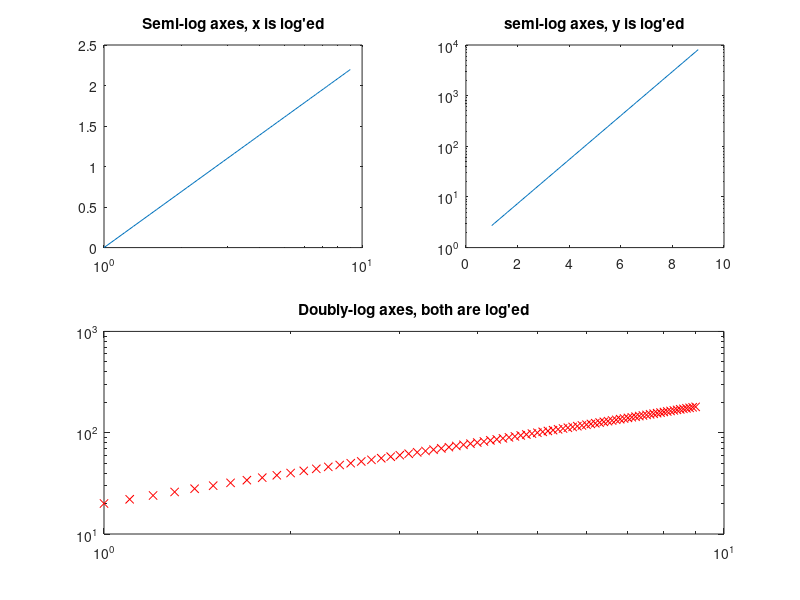

The MATLAB source for this figure: (Note: this script raises an error after producing the figure.)
clear; close all; clc; % close all helps us avoid opening may figure windows from different rounds of running the code
format compact
x=linspace(0,10,200);
y=sin(5*x)
length(x)==length(y)
numel(x)==numel(y) %number of elements
size(x)==size(y) %comparing two vectors
isequal(size(x),size(y))

plot(x,y) %x to the horizontal, and y to the vertical
%axis([-1,11,-1.3,1.3]) %limits of x axis then of y axis
xlim([-1,11]) %same as axis() for the horizontal axis
ylim([-1.3,1.3])

axis square
axis equal %setting both axes to have the same range

%% logarithmic axes in one figure;
clear; close all; clc;
x=linspace(1,9,81)
y1=exp(x);
y2=log(x);
y3=20*x;
subplot(2,2,1);
semilogx(x,y2) %adjusts the horizontal axis to have a logarithmic scale
title("Semi-log axes, x is log'ed")
subplot(2,2,2);
semilogy(x,y1)
title("semi-log axes, y is log'ed")
subplot(2,2,[3,4]);
loglog(x,y3,'rx')
title("Doubly-log axes, both are log'ed")
%plot(x,y3,'rx','MarkerSize', 20)

%% logarithmic axes in one figure;
clear; close all; clc;
x=linspace(1,9,81)
y1=exp(x);
y2=log(x);
y3=20*x;
nexttile;
semilogx(x,y2) %adjusts the horizontal axis to have a logarithmic scale
title("Semi-log axes, x is log'ed")
nexttile;
semilogy(x,y1)
title("semi-log axes, y is log'ed")
nexttile;
loglog(x,y3,'rx')
title("Doubly-log axes, both are log'ed")
%plot(x,y3,'rx','MarkerSize', 20)

%% 3D line plots;
clear; close all; clc;
dphi=pi/100;
N=30;
phi=0:dphi:N*2*pi; % going from 0 qith a step size of dphi upto n*2*pi (one circle)
theta=phi/(2*N)-pi/2; % azimuthal angles (from the south pole)
r=ones(size(phi));

x=r.*cos(theta).*cos(phi); %element wise dot multiplication
y=r.*cos(theta).*sin(phi);
z=r.*sin(theta);

plot3(x,y,z);
axis equal

%% alternatively, using sph2cart:
clear; close all; clc;
dphi=pi/100;
N=30;
phi=0:dphi:N*2*pi; % going from 0 qith a step size of dphi upto n*2*pi (one circle)
theta=phi/(2*N)-pi/2; % azimuthal angles (from the south pole)
r=ones(size(phi));
[X,Y,Z]=sph2cart(phi,theta,r);
plot3(X,Y,Z)

%% line and marker parameters:
clear; close all; clc;
x=linspace(0,2*pi,50);
hold on
plot(x,sin(x), 'r-.*')
plot(x,sin(x),'LineStyle','-.', 'Color', 'red', 'LineWidth',3,...
    'Marker','o','MarkerEdgeColor',[0.2,0.7,0.5],'MarkerFaceColor','g',...
    'MarkerSize',8) % properties and their corresponding values
%another way of doing it
P=plot(x,cos(x));
P.LineWidth=2;
P.Marker='h';
P.MarkerEdgeColor='y';
P.MarkerFaceColor='Magenta';
P.MarkerSize=10;
P.LineStyle=':';
P.Color=[0.8,0.3,0.5];
hold off

%% magic
x=linspace(0,2*pi,50);
colours=['r','g','b'];
P=plot(x,cos(x));
P.LineWidth=3;
while true
    for k=1:3
        P.Color=colours(k);
        P.YData=cos(x+k);
        drawnow
        pause(1);
    end
end

%% 
clear; clc; close all;
a=1.5;
P=[pi/2,pi/3];
sigma=[1.5,2.5];
x=linspace(-2*pi,2*pi,50);
y=linspace(-2*pi,2*pi,50);
[X,Y]=meshgrid (x,y);
Z=a*exp(-(X-P(1)).^2/(2*sigma(1)^2)-(Y-P(2)).^2/(2*sigma(2)^2));
surf(X,Y,Z);
xlabel('X axis');
ylabel('Y axis');
zlabel('Z axis');
title("Two-variable Gaussian function");
S='$A\exp\left(-\frac{(X-X_0)^2)}{2\sigma_x^2}-\frac{(Y-Y_0)^2)}{2\sigma_x^2}\right)$'
legend(S,'Interpreter','latex');
text(4,-4,1.25,'Some text'); %relative to the coordinate system even if you rotate it
annotation('textbox',[0.05,0.9,0.5,0.1],'String','(a)','EdgeColor','none','FitBoxToText','on')

%% interesting plots;
clear; close all; clc;
r=linspace(0,2);
theta=linspace(0,10*pi); % default is a 100
z=r.*exp(1i*theta);
plot(z);

[X,Y]=pol2cart(theta,r);
plot(X,Y);

polar(theta,r) %not recommended in matlab
polarplot(theta,r) %homework, how to modify the numbers on the plot

hist(randi(10,1,7)) %numbers between one and ten
bar(randi(10,1,7))

%% Pie charts:
clear; clc; close all;
Parties=["greens","reds", "blues","whites","yellows"];
Ratio=randi(10000,size(Parties))
pie3(Ratio,Parties);
figure
pie(Ratio,Parties); %2d %another assignment, how to modify the colours
gtext("Majority"); %research on this

%%
clear; close all; clc;
n=figure('Pointer','hand'); %pointer of the figure window has been modified to hand
[x,y,t]=ginput(1) %t mouse button which was used, 1 is left click
plot(x,y,'bh');
xx=x;yy=y;
hold on
xlim([0,1]);
ylim([0,1]);
while t~=3 %right click
    [x,y,t]=ginput(1);
    plot(x,y,'bh');
    xx=[xx,x];
    yy=[yy,y];
end
clf %clear figure window
line(xx,yy);
waitforbuttonpress
delete(n) % n is the identifier of the figure